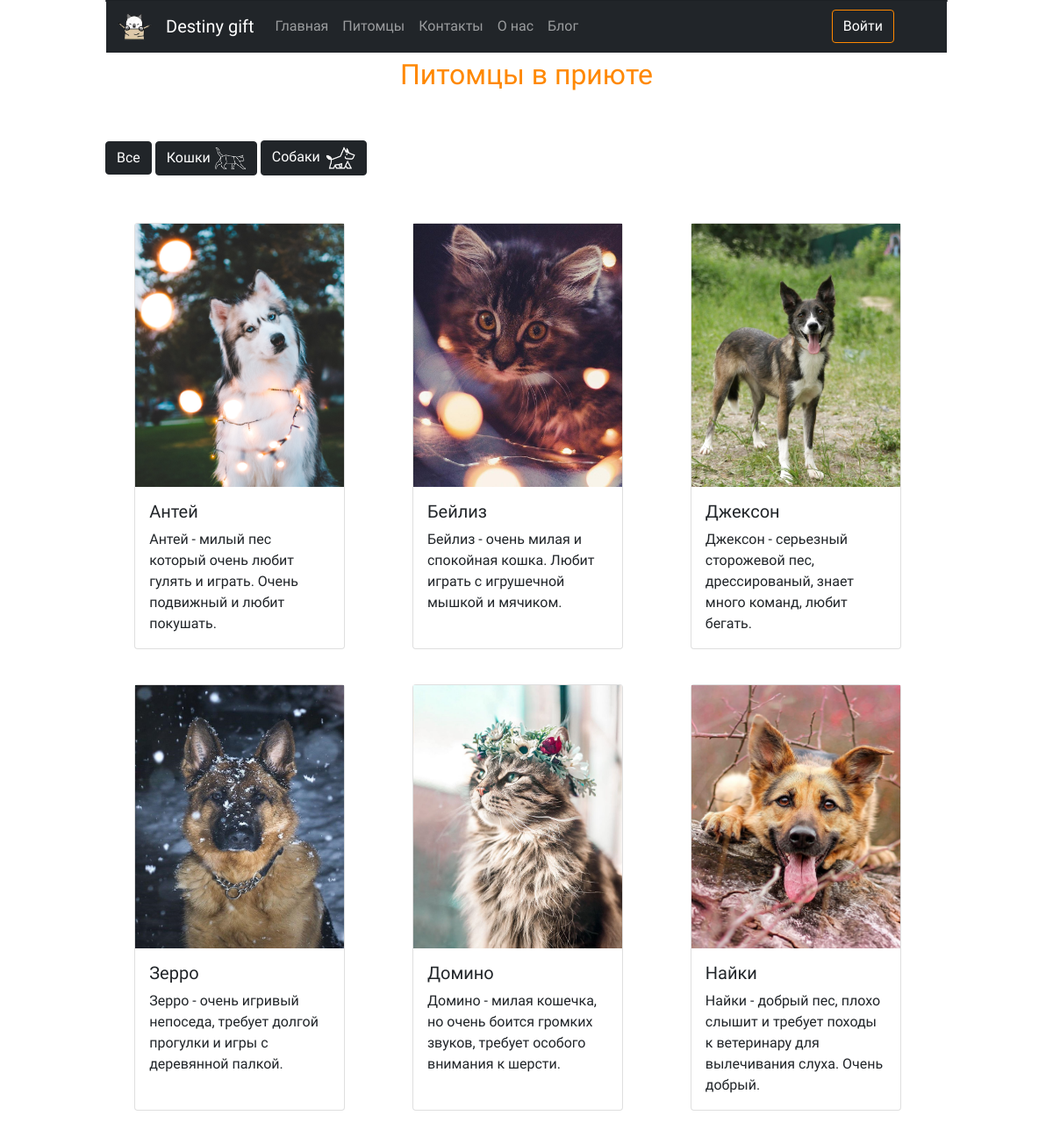
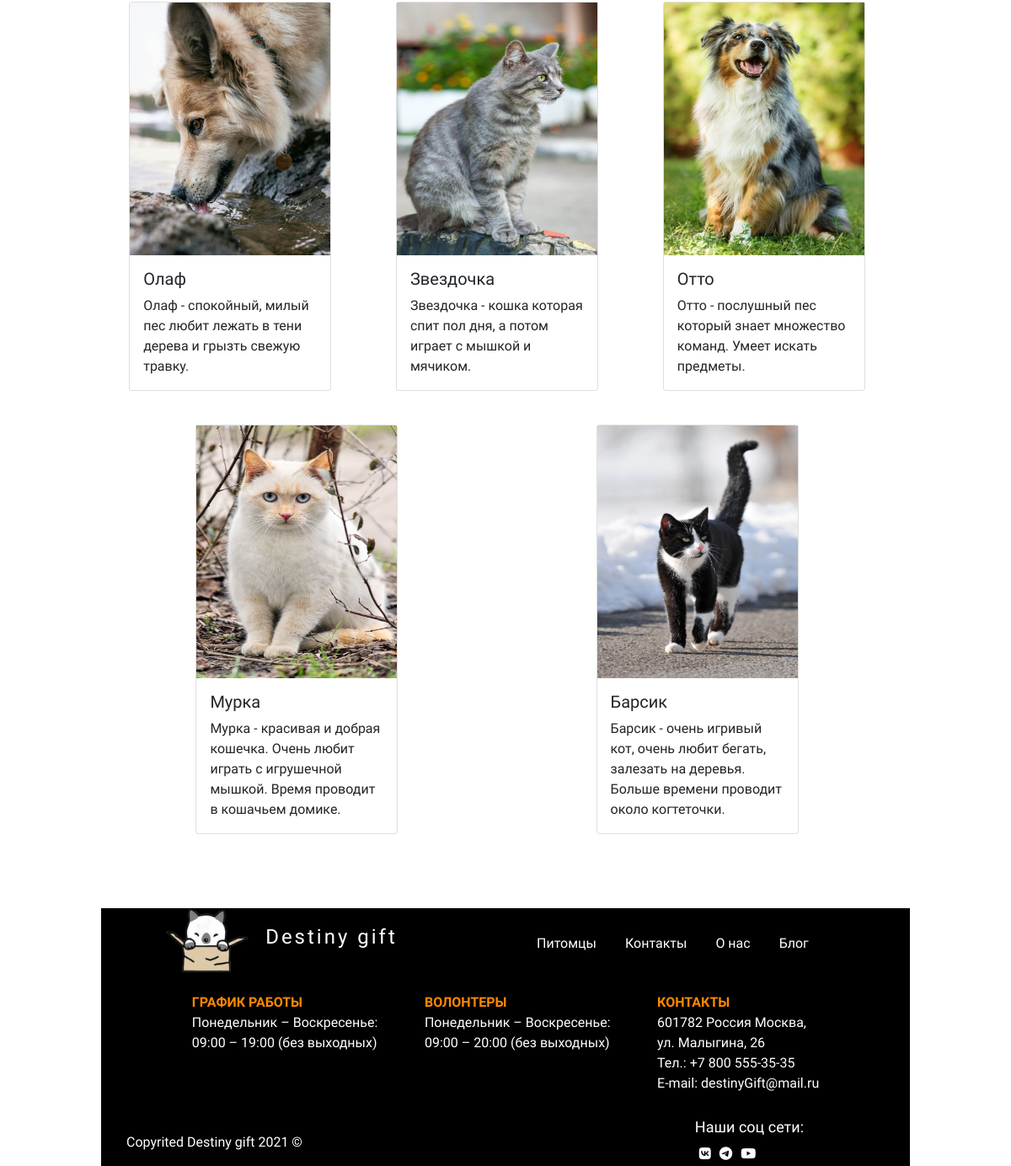
The app's page /pages/pets.php with its own data (2 pictures, top to bottom).
### tables this page shows
CREATE TABLE `pets` (
  `id` int(11) NOT NULL,
  `image` varchar(255) NOT NULL,
  `name` varchar(255) NOT NULL,
  `description` varchar(255) NOT NULL,
  `status` int(255) NOT NULL,
  `view` int(255) NOT NULL
);

### pages/pets.php (the view, shortened to what this page needs)
<!DOCTYPE html>
<html lang="en">
<head>
  <link rel="stylesheet" href="../style/style.css">
  <link href="https://cdn.jsdelivr.net/npm/bootstrap@5.1.3/dist/css/bootstrap.min.css" rel="stylesheet">
</head>
<body class="m-auto">
  <?php
  require_once('../element/header.php')
  ?>
  <main>
    <h2 class="text-center p-5">Питомцы в приюте</h2>
    <div style="margin-bottom:50px;" class="div">
      <button type="submit" class="btn btn-dark mb-1" data-f="all">Все</button>
      <button type="submit" class="btn btn-dark mb-1" data-f="2">Кошки<img src="../img/pets/icon2.png" width="40" style="padding-left:5px;" alt=""></button>
      <button type="submit" class="btn btn-dark mb-1" data-f="1"> Собаки<img src="../img/pets/icon1.png" width="40" style="padding-left:5px;" alt=""></button>
    </div>
    <section class="contayner contayner-fluid d-flex justify-content-around flex-wrap mx-auto" style="width:99%;">
      <?php
      require("../bd/bd.php");
      $arr = mysqli_query($mysql, "SELECT * FROM `pets` WHERE status = 1");
      $arr = mysqli_fetch_all($arr);
      foreach ($arr as &$value) {
      ?>
        <div class="card card-gallery <?= $value[5] ?> box" style="width: 15rem;">
          <div class="card-img-top"><img src="<?= $value[1] ?>" alt="Карточка питомца" style="width:238px; height:300px;"></div>
          <div class="card-body">
            <h5 class="card-title"><?= $value[2] ?></h5>
            <p class="card-text"><?= $value[3] ?></p>
          </div>
        </div>
      <?
      }
      ?>
    </section>
  </main>
  <?php
  require_once('../element/footer.php');
  ?>
</body>
</html>

### element/header.php (shortened to what this page needs)
<header class="contayner contayner-fluid" style="z-index:5;">
    <div class="card bg-dark text-white">
      <div class="card-img-overlay m-0 p-0">
        <nav class="navbar navbar-expand-lg navbar-dark bg-dark">
          <div class="container-fluid">
            <a class="navbar-brand" href="#"><img src="/img/logo/logo.png" width="40" alt="logo"></a>
            <a class="navbar-brand logo-name" href="#">Destiny gift</a>
            <div class="collapse navbar-collapse" id="navbarSupportedContent">
              <ul class="navbar-nav me-auto mb-2 mb-lg-0">
                <li class="nav-item">
                  <a class="nav-link" href="/index.php">Главная</a>
                </li>
                <li class="nav-item">
                  <a class="nav-link" href="/pages/pets.php">Питомцы</a>
                </li>
                <li class="nav-item">
                  <a class="nav-link" href="/pages/contacts.php">Контакты</a>
                </li>
                <li class="nav-item">
                  <a class="nav-link" href="/pages/info.php">О нас</a>
                </li>
                <li class="nav-item">
                  <a class="nav-link" href="/pages/blog.php">Блог</a>
                </li>
              </ul>
              <ul class="navbar-nav ml-auto me-5" aria-labelledby="navbarDarkDropdownMenuLink">
                <li class="nav-item dropdown">
                  <?php
                  if ($_SESSION['name']) {
                    echo '<a class="nav-link dropdown-toggle" href="#" role="button" data-bs-toggle="dropdown" aria-expanded="false">' . $_SESSION['name'] . ' </a>';
                  } else {
                    echo '<li class="nav-item"><button type="button" onclick="but()"
                        class="btn btn-outline-primary toggle">Войти</button></li>';
                  }
                  ?>
                </li>
              </ul>
            </div>
          </div>
        </nav>
      </div>
    </div>
  </header>

### element/footer.php
<footer class="contayner contayner-fluid mt-5">
    <div class="flexfoot">
      <div class="logo">
        <img src="/img/logo/logo.png" alt="логотип">
        <h1>Destiny gift</h1>
      </div>
      <nav class="navigateFooter">
                  <a href="/pages/pets.php">Питомцы</a>
                  <a href="/pages/contacts.php">Контакты</a>
                  <a href="/pages/info.php">О нас</a>
                  <a href="/pages/blog.php">Блог</a>
      </nav>
    </div>
    <div class="footInfo">
      <p>
        <b>ГРАФИК РАБОТЫ<br></b>
        Понедельник – Воскресенье:<br>
        09:00 – 19:00 (без выходных)<br>
      </p>
      <p class="volonter">
        <b>ВОЛОНТЕРЫ</b><br>
        Понедельник – Воскресенье:<br>
        09:00 – 20:00 (без выходных)<br>
      </p>
      <p>
        <b>КОНТАКТЫ</b><br>
        601782 Россия Москва,<br>
        ул. Малыгина, 26<br>
        Тел.: <a href="tel: +7 800 555-35-35" style="color:white; text-decoration: none;">+7 800 555-35-35</a><br>
        E-mail: destinyGift@mail.ru
      </p>
    </div>
    <div class="flexSeti">
      <p class="copy">Copyrited Destiny gift 2021 ©</p>
      <div>
        <p class="iconsBlock">Наши соц сети:</p>
        <div class="seti">
          <a href="https://vk.com/" target="_blank" style="color:white;"><i class="fa fa-vk fa-1x" aria-hidden="true"></i></a>
          <a href="https://web.telegram.org/z/" target="_blank" style="color:white;"><i class="fa fa-telegram fa-1x" aria-hidden="true"></i></a>
          <a href="https://www.youtube.com/" target="_blank" style="color:white;"><i class="fa fa-youtube fa-1x" aria-hidden="true"></i></a>
        </div>
      </div>
    </div>
  </footer>

### style/style.css (style rules this page uses)
* { font-family: 'Balsamiq Sans', sans-serif; }
body { max-width:80%; }
header nav .navbar-nav button { color:white; border-color: rgb(255, 136, 0); }
.logo-name { font-family: 'Mochiy Pop One', sans-serif; font-size:12px; }
footer .logo img { width:100px; height:80px; }
Html, body { height: 100%; }
Body { display: flex; flex-direction: column; }
Main { flex: 1 0 auto; }
h2 { color:rgb(255, 136, 0); }
.card-gallery { margin-right:20px; margin-bottom:40px; }
footer { width:100%; height:350px; background-color:black; }
.flexfoot { display: flex; justify-content: space-around; }
.logo { display: flex; }
.logo h1 { font-family: 'Mochiy Pop One', sans-serif; letter-spacing: 3px; margin: 20px 0 0 20px; color: white; }
.navigateFooter { margin:30px 30px 0 0; }
.navigateFooter a { text-decoration: none; font-size: 18px; color: white; padding: 10px 15px; font-family: 'Balsamiq Sans', cursive; }
.footInfo { display: flex; flex-direction: row; width: 800px; justify-content: space-around; margin: 0 auto; color: white; margin-top: 20px; }
.footInfo b { color: rgb(255, 136, 0); }
.seti, .flexSeti { display: flex; flex-direction: row; color: white; }
.copy { padding-top: 20px; }
.flexSeti { width: 90%; justify-content: space-between; margin-top: 25px; padding: 0 30px 0 30px; }
.flexSeti div p { font-size: 18px; }
.fa { padding: 5px; }
@media (min-width:1000px) and (max-width:1250px) { .logo h1 { font-size:24px; } }
@media (min-width:1000px) and (max-width:1250px) { .flexSeti { margin-top:10px; } }
@media (min-width:1000px) and (max-width:1250px) { .navigateFooter a { font-size: 16px; } }
@media (min-width:1000px) and (max-width:1250px) { .flexSeti div p { margin:0 0 5px 0; } }

### records on screen
pets: $value[5] 1 (drawn), image (picture), name "Антей", description "Антей - милый пес который очень любит гулять и играть. Очень подвижный и любит покушать."
pets: image (picture), name "Бейлиз", description "Бейлиз - очень милая и спокойная кошка. Любит играть с игрушечной мышкой и мячиком."
pets: $value[5] 1 (drawn), image (picture), name "Джексон", description "Джексон - серьезный сторожевой пес, дрессированый, знает много команд, любит бегать."
pets: $value[5] 1 (drawn), image (picture), name "Зерро", description "Зерро - очень игривый непоседа, требует долгой прогулки и игры с деревянной палкой."
pets: image (picture), name "Домино", description "Домино - милая кошечка, но очень боится громких звуков, требует особого внимания к шерсти."
pets: $value[5] 1 (drawn), image (picture), name "Найки", description "Найки - добрый пес, плохо слышит и требует походы к ветеринару для вылечивания слуха. Очень добрый."
pets: $value[5] 1 (drawn), image (picture), name "Олаф", description "Олаф - спокойный, милый пес любит лежать в тени дерева и грызть свежую травку."
pets: image (picture), name "Звездочка", description "Звездочка - кошка которая спит пол дня, а потом играет с мышкой и мячиком."
pets: $value[5] 1 (drawn), image (picture), name "Отто", description "Отто - послушный пес который знает множество команд. Умеет искать предметы."
pets: image (picture), name "Мурка", description "Мурка - красивая и добрая кошечка. Очень любит играть с игрушечной мышкой. Время проводит в кошачьем домике."
pets: image (picture), name "Барсик", description "Барсик - очень игривый кот, очень любит бегать, залезать на деревья. Больше времени проводит около когтеточки."
